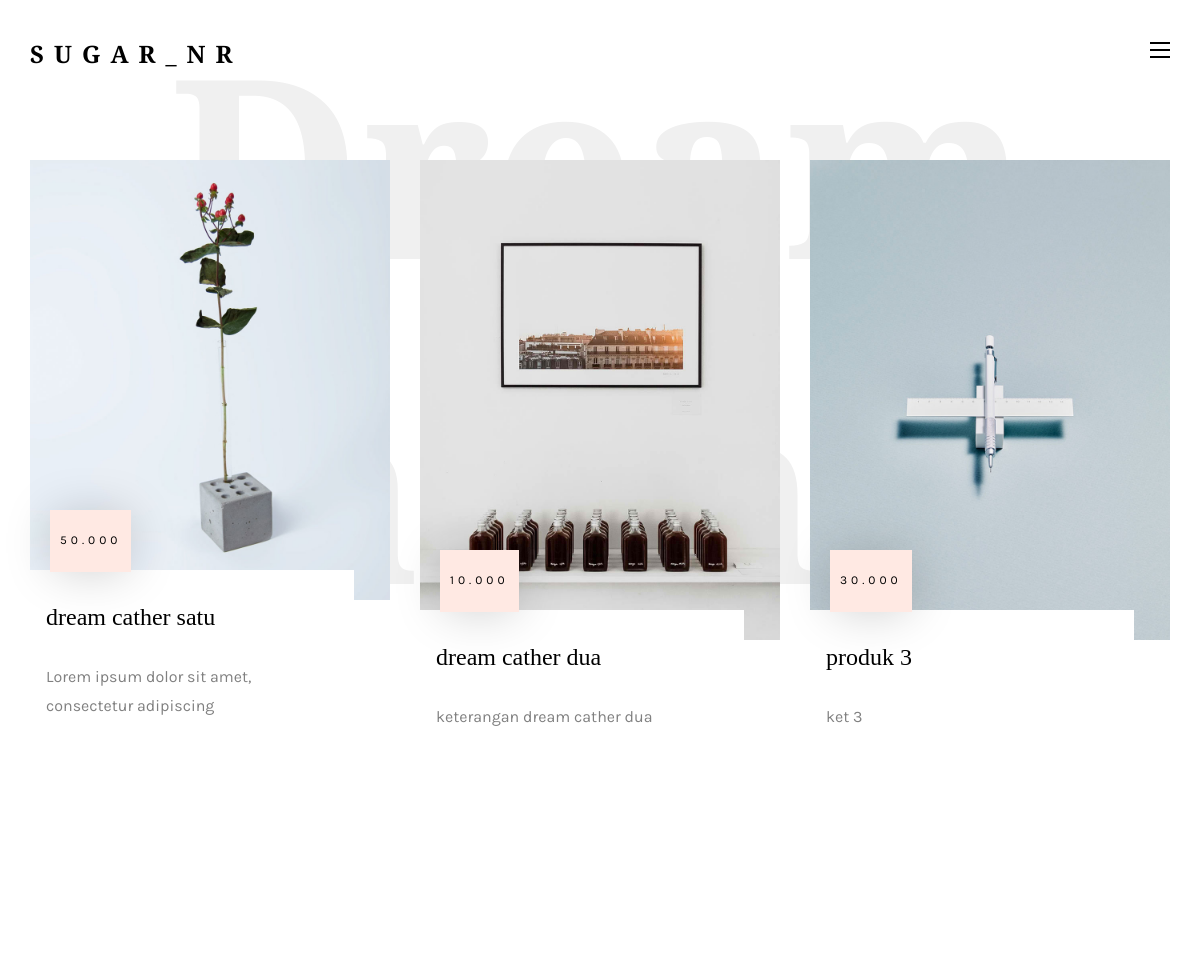
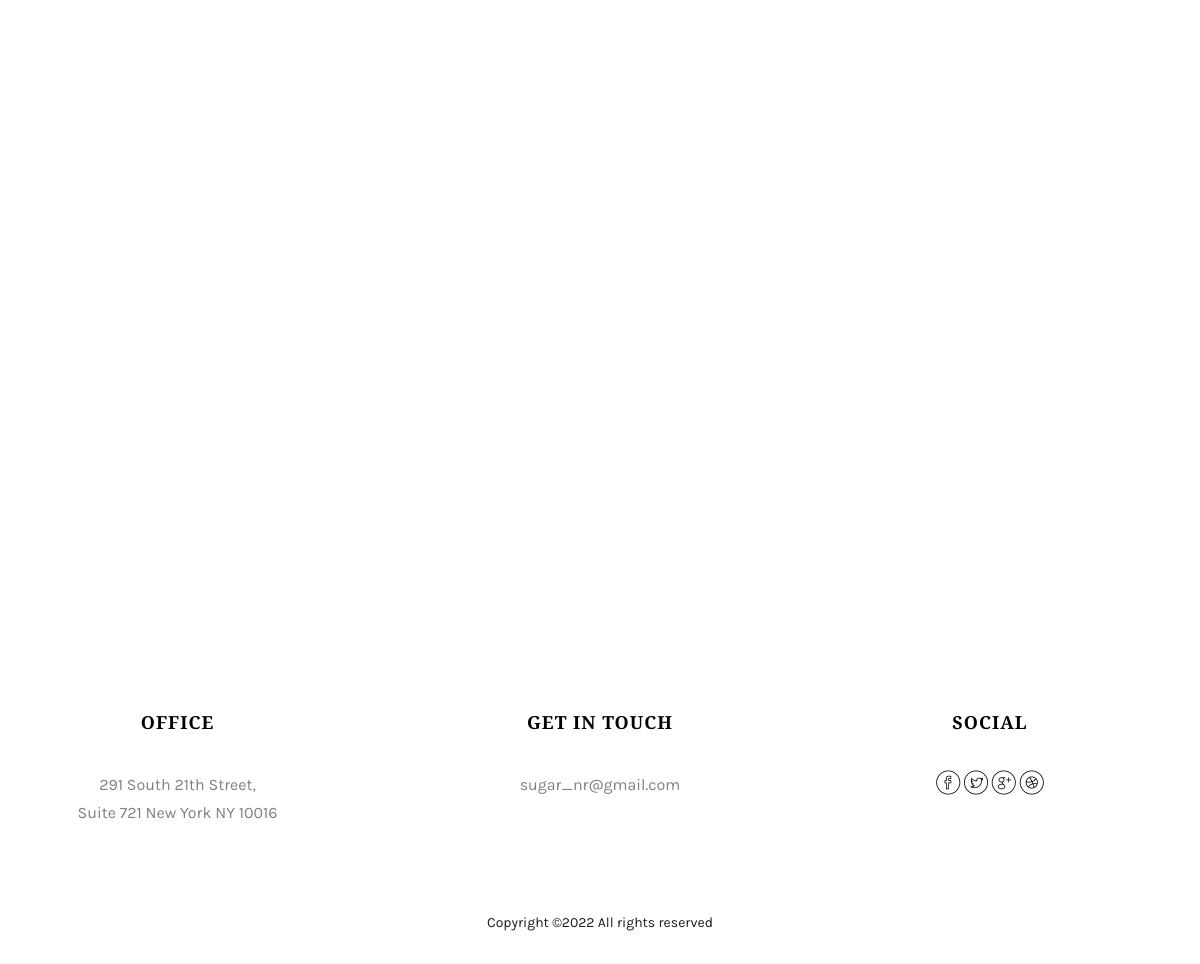
The app's page /index.php/front/produk with its own data (2 pictures, top to bottom).
### tables this page shows
CREATE TABLE `produk` (
  `id` int(11) NOT NULL,
  `nama` varchar(255) NOT NULL,
  `keterangan` text NOT NULL,
  `harga` int(11) NOT NULL,
  `jumlah` int(11) NOT NULL,
  `image` varchar(255) NOT NULL,
  `created_at` timestamp NOT NULL DEFAULT current_timestamp(),
  `updated_at` datetime NOT NULL,
  `status` varchar(255) NOT NULL
);

### application/controllers/Front.php (called while the page is built, shortened)
<?php
class Front extends CI_Controller
{
    public function __construct()
    {
        $this->load->model("Produk_model", "produk");
        $this->load->model("Pelanggan_model", "pelanggan");
        $this->load->model("Cart_model", "cart");
        $this->load->model("Transaksi_model", "transaksi");
    }
    public function produk()
    {
        $data['title'] = 'produk';
        $data['menu'] = 'Produk';
        $data['produk'] = $this->produk->getAll();
        $this->load->view('front_templates/header', $data);
        $this->load->view('front_templates/navbar', $data);
        $this->load->view('front_templates/topbar', $data);
        $this->load->view('front/produk', $data);
        $this->load->view('front_templates/footer');
    }
}

### index.php (called while the page is built, shortened)
<?php
require_once BASEPATH.'core/CodeIgniter.php';

### application/models/Produk_model.php (called while the page is built, shortened)
<?php defined('BASEPATH') or exit('No direct script access allowed');
class Produk_model extends CI_Model
{
    private $_table = "produk";
    public function getAll()
    {
        return $this->db->get_where($this->_table, ["jumlah >" => 0])->result_array();
    }
}

### application/views/front/produk.php (the view, shortened to what this page needs)
<div id="colorlib-blog">
    <div class="container">
        <div class="row text-center">
            <h2 class="bold">Dream Catcher</h2>
        </div>
        <div class="row row-pb-md">
            <?php foreach ($produk as $p) : ?>
                <div class="col-md-4">
                    <div class="article animate-box">
                        <a href="<?= base_url('front/produkdetail/' . $p['id']); ?>" class="blog-img">
                            <img class="img-responsive" src="<?= base_url('produk/' . $p['image']); ?>" alt="html5 bootstrap by colorlib.com">
                        </a>
                        <div class="desc">
                            <span class="meta"><?= number_format($p['harga'], 0, ',', '.'); ?></span>
                            <h2><a href="<?= base_url('front/produkdetail/' . $p['id']); ?>"><?= $p['nama']; ?></a></h2>
                            <p><?= substr($p['keterangan'], 0, 50); ?></p>
                        </div>
                    </div>
                </div>
            <?php endforeach; ?>
        </div>
    </div>
</div>

### application/views/front_templates/header.php (shortened to what this page needs)
<!DOCTYPE HTML>
<html>
<head>
    <link rel="stylesheet" href="<?= base_url('bato/'); ?>css/animate.css">
    <link rel="stylesheet" href="<?= base_url('bato/'); ?>css/icomoon.css">
    <link rel="stylesheet" href="<?= base_url('bato/'); ?>css/bootstrap.css">
    <link rel="stylesheet" href="<?= base_url('bato/'); ?>css/owl.carousel.min.css">
    <link rel="stylesheet" href="<?= base_url('bato/'); ?>css/owl.theme.default.min.css">
    <link rel="stylesheet" href="<?= base_url('bato/'); ?>css/magnific-popup.css">
    <link rel="stylesheet" href="<?= base_url('bato/'); ?>css/style.css">
    <link rel="stylesheet" href="<?= base_url('bato/'); ?>css/sat.css">
</head>
<body>

### application/views/front_templates/topbar.php
<div id="colorlib-page">
    <header>
        <div class="container">
            <div class="row">
                <div class="col-md-12">
                    <div class="colorlib-navbar-brand">
                        <a class="colorlib-logo" href="index.html">sugar_nr</a>
                    </div>
                    <a href="#" class="js-colorlib-nav-toggle colorlib-nav-toggle"><i></i></a>
                </div>
            </div>
        </div>
    </header>

### application/views/front_templates/footer.php (shortened to what this page needs)
<footer>
    <div id="footer">
        <div class="container">
            <div class="row">
                <div class="col-md-4 col-pb-sm text-center">
                    <div class="row">
                        <div class="col-md-10">
                            <h2>Office</h2>
                            <p>291 South 21th Street, <br> Suite 721 New York NY 10016</p>
                        </div>
                    </div>
                </div>
                <div class="col-md-4 col-pb-sm text-center">
                    <h2>Get in Touch</h2>
                    <p>sugar_nr@gmail.com</p>
                </div>
                <div class="col-md-4 col-pb-sm text-center">
                    <h2>Social</h2>
                    <p class="colorlib-social-icons">
                        <a href="#"><i class="icon-facebook4"></i></a>
                        <a href="#"><i class="icon-twitter3"></i></a>
                        <a href="#"><i class="icon-googleplus"></i></a>
                        <a href="#"><i class="icon-dribbble2"></i></a>
                    </p>
                </div>
            </div>
            <div class="row">
                <div class="col-md-12 text-center">
                    <p>
                        <span class="block">
                            Copyright &copy; All rights reserved
                            <br>
                        </span>
                    </p>
                </div>
            </div>
        </div>
    </div>
</footer>
</div>
</body>
</html>

### bato/css/icomoon.css (style rules this page uses)
[class^="icon-"], [class*=" icon-"] { font-family: 'icomoon' !important; speak: none; font-style: normal; font-weight: normal; font-variant: normal; text-transform: none; line-height: 1; -webkit-font-smoothing: antialiased; -moz-osx-font-smoothing: grayscale; }
.icon-facebook4:before { content: "\e05d"; }
.icon-twitter3:before { content: "\e05e"; }
.icon-googleplus:before { content: "\e05f"; }
.icon-dribbble2:before { content: "\e063"; }

### records on screen
produk: image (picture), harga "50.000", nama "dream cather satu", keterangan "Lorem ipsum dolor sit amet, consectetur adipiscing"
produk: image (picture), harga "10.000", nama "dream cather dua", keterangan "keterangan dream cather dua"
produk: image (picture), harga "30.000", nama "produk 3", keterangan "ket 3"
